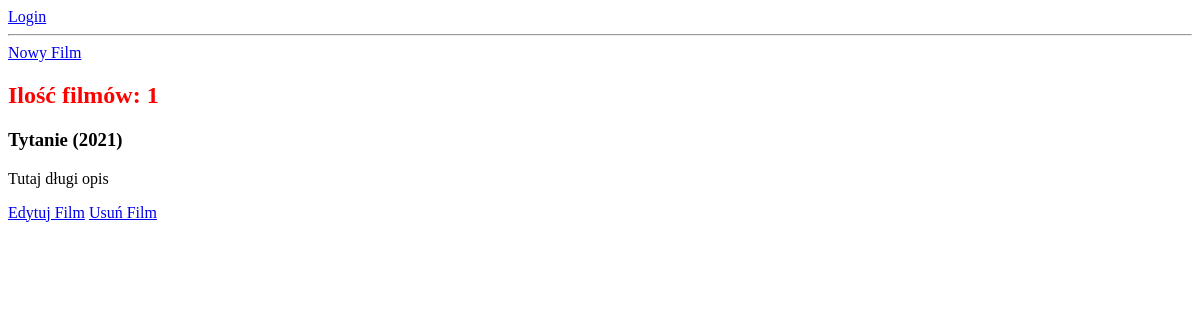
Before: /filmy/wszystkie-filmy/ with the older database file.
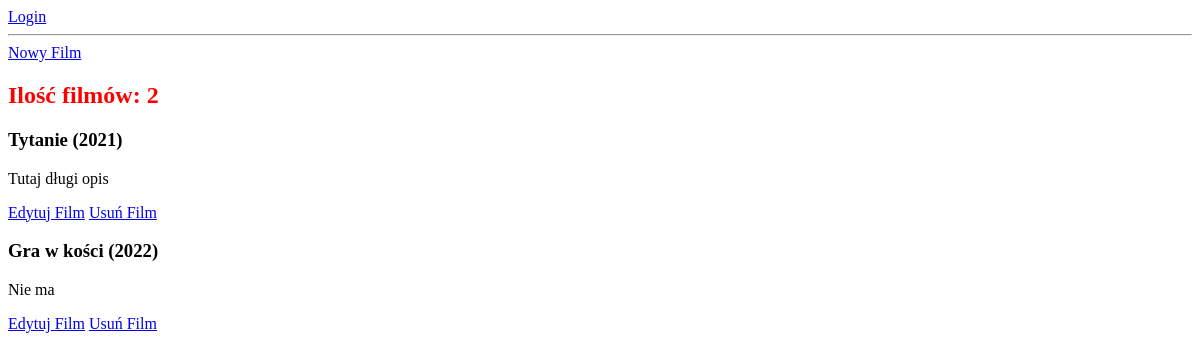
After: the same page with the newer database file.
### kinoweb/models.py (models this page shows)
class Move(models.Model):
    title = models.CharField(max_length=64, blank=False)
    year = models.PositiveSmallIntegerField(default=2000)
    description = models.TextField(default="")
    premiere = models.DateField(null=True, blank=True)
    imdb_rating = models.DecimalField(decimal_places=2, max_digits=4, null=True, blank=True)
    poster = models.ImageField(upload_to="posters", null=True, blank=True)
    def __str__(self):
        return self.titleWithYear()
    def titleWithYear(self):
        return "{} ({})".format(self.title, self.year)

### kinoweb/views.py (the view)
# urls.py: path('wszystkie-filmy/', allMovies, name="allMovies"),
def allMovies(request):
    allMOviesFromDB = Move.objects.all()
    return render(request, 'filmy.html',{'movies': allMOviesFromDB})

### templates/filmy.html (shortened to what this page needs)
{% load static %}
<!doctype html>
<html lang="en">
<head>
    <link rel="stylesheet" href="{% static 'style.css' %}">
</head>
<body>
    {% if user.is_authenticated %}
        Witaj {{ user.username }}<br>
        <a href="{% url 'logout' %}">Logout</a>
    {% else %}
        <a href="{% url 'login' %}">Login</a>
    {% endif %}
    <hr>
    <a href="{% url 'newMovie' %}">Nowy Film</a>
    {% if movies|length == 0 %}
        <h2>Brak Filmów</h2>
    {% else %}
        <h2>Ilość filmów: {{ movies|length }}</h2>
        {% for movie in movies %}
        <h3>{{ movie }}</h3>
        <p>{{ movie.description }}</p>
        <a href="{% url 'editMovie' movie.id %}">Edytuj Film</a>
        <a href="{% url 'removeMovie' movie.id %}">Usuń Film</a>
        {% endfor %}
    {% endif %}
</body>
</html>

Changed rows visible on the page:
added Move: title+year "Gra w kości (2022)", description "Nie ma"
Other visible differences:
{{ movies|length }}: "1" → "2"
